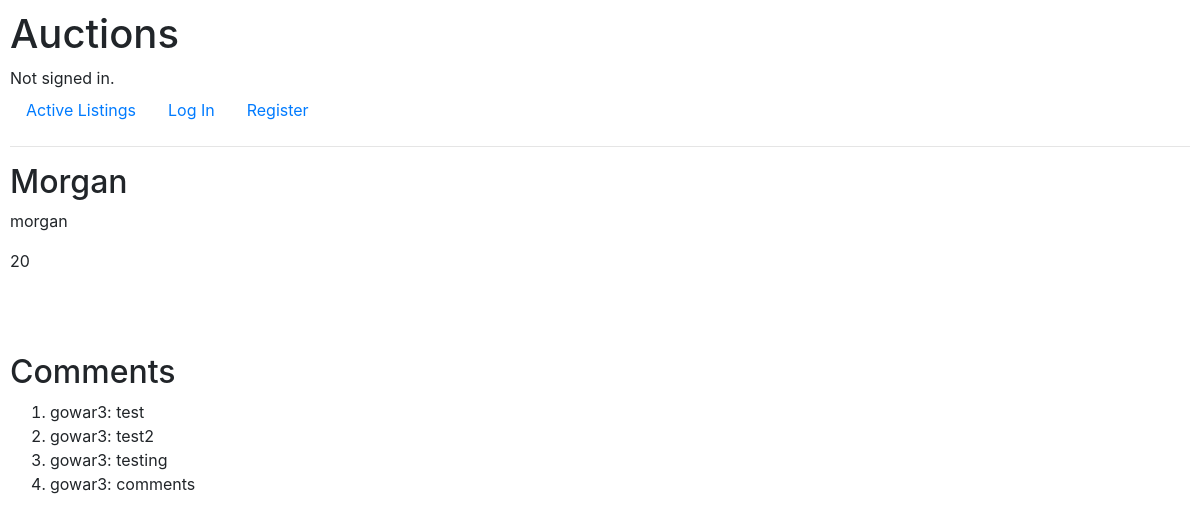
Before: /auctions/12 with the older database file.
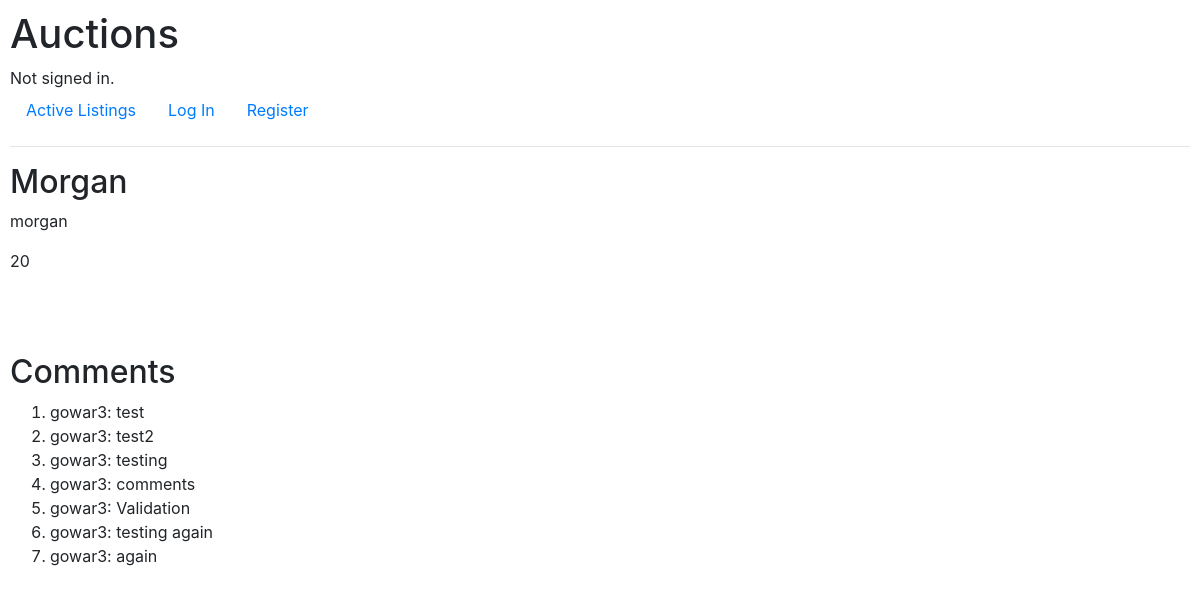
After: the same page with the newer database file.
### auctions/models.py (models this page shows)
class Comment(models.Model):
    poster = models.CharField(max_length=64)
    comment = models.CharField(max_length=128)
    listing = models.ForeignKey(Listing, on_delete=models.CASCADE, related_name="comment_listing")
    listings = models.ManyToManyField(Listing, blank=True, related_name= "comments")
    def __str__(self):
        return f"{self.poster}: {self.comment}"

### auctions/views.py (the view, shortened to what this page needs)
# urls.py: path("<str:listing>", views.listing, name="listing"),
def listing(request, listing):
    if "comments" not in request.session:
        request.session["comments"] = ()
    if "bids" not in request.session:
        request.session["bids"] = ()
    error = ""
    listing = Listing.objects.get(pk = listing)
    username = request.user.username
    highest_bid = listing.bids.aggregate(max_offer=Max("offer"))
    highest_bid_value = highest_bid.get("max_offer", None)
    return render(request, "auctions/listing.html", {
        "error": error,
        "listing": listing,
        "comments": listing.comments.all(),
        "bids": listing.bids.all()
    })

### auctions/templates/auctions/listing.html (shortened to what this page needs)
{% extends 'auctions/layout.html' %}
{% block body %}
        <h2>{{ listing.title }}</h2>
        <p>{{ listing.description }}</p>
        <label>{{ listing.price }}</label>
        <br>
        <br>
        <br>
    <br>
    <h2>Comments</h2>
    <ol>
    {% for comment in comments %}
        <li>{{ comment }}</li>
    {% endfor %}
    </ol>
{% endblock %}

Changed rows visible on the page:
added Comment: poster+comment "gowar3: Validation"
added Comment: poster+comment "gowar3: testing again"
added Comment: poster+comment "gowar3: again"
